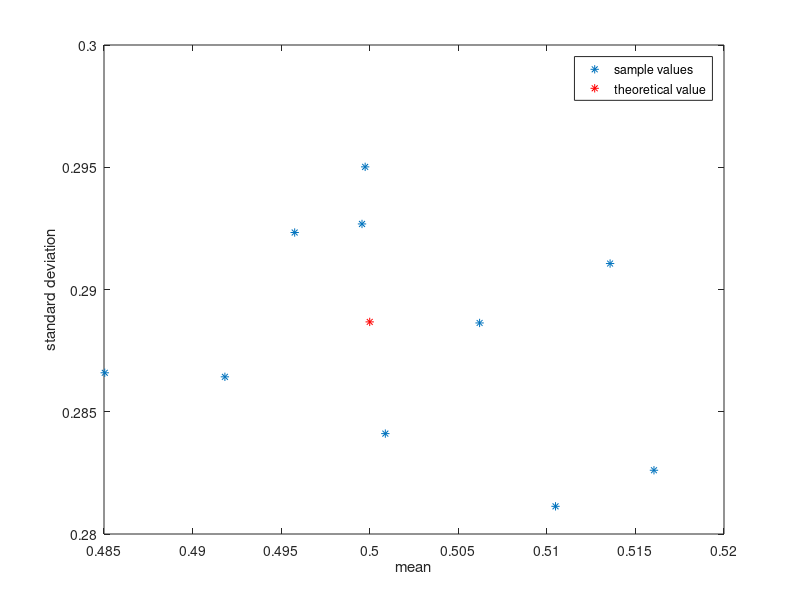

MATLAB code for this plot:
%%%%%%%%%%%%%%%%%%%%%%%%%%%%%%%%%%%%%%%%%%
%1 Random signals and stochastic processes
%1.1 statistical estimation
%%%%%%%%%%%%%%%%%%%%%%%%%%%%%%%%%%%%%%%%%%
%1.1.3
clear 
close all
clc
N=1000;
for i=1:10
    x(:,i)=rand(N,1);
    s_m(i)=mean(x(:,i));
    s_std(i)=std(x(:,i));
end
m=0.5;
std=sqrt(1/12);
figure
plot(s_m,s_std,'*');
hold on
plot(m,std,'r*');
legend('sample values','theoretical value')
%title 'estimator vs population mean and standard deviation';
xlabel 'mean';
ylabel 'standard deviation'
b_m=0.5-sum(s_m)/10;
per_error_m=b_m/m;
b_s=sqrt(1/12)-sum(s_std)/10;
per_error_std=b_s/std;